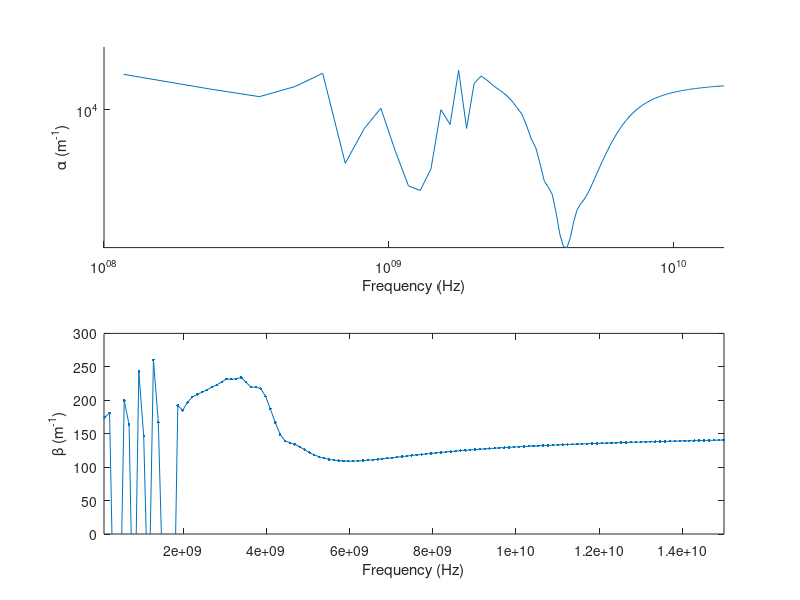

MATLAB code for this plot:
clc;clear all;
f=fopen('FieldEvolutionIn.txt');
l=fgetl(f);
in=1;
while ischar(l)
    %%disp(l);
    text{in}=l;
    data{in}=sscanf(text{in},'%f , %f , %f , %f , %f , %f , %f , %f , %f , %f , %f , %f , %f , %f , %f , %f , %f , %f , %f , %f , %f , %f , %f , %f');
    A1(in)=data{in}(1);
    A2(in)=data{in}(2);
    A3(in)=data{in}(3);
    A4(in)=data{in}(4);
    A5(in)=data{in}(5);
    A6(in)=data{in}(6);
    A7(in)=data{in}(7);
    A8(in)=data{in}(8);
    A9(in)=data{in}(9);
    A10(in)=data{in}(10);
    A11(in)=data{in}(11);
    A12(in)=data{in}(12);
    A13(in)=data{in}(13);
    A14(in)=data{in}(14);
    A15(in)=data{in}(15);
    A16(in)=data{in}(16);
    A17(in)=data{in}(17);
    A18(in)=data{in}(18);
    A19(in)=data{in}(19);
    A20(in)=data{in}(20);
    A21(in)=data{in}(21);
    A22(in)=data{in}(22);
    A23(in)=data{in}(23);
    A24(in)=data{in}(24);
    l=fgetl(f);
    in=in+1;
end

f=fopen('FieldEvolutionOut.txt');
l=fgetl(f);
in=1;
while ischar(l)
    %%disp(l);
    text{in}=l;
    data{in}=sscanf(text{in},'%f , %f , %f , %f , %f , %f , %f , %f , %f , %f , %f , %f , %f , %f , %f , %f , %f , %f , %f , %f , %f , %f , %f , %f');
    A1o(in)=data{in}(1);
    A2o(in)=data{in}(2);
    A3o(in)=data{in}(3);
    A4o(in)=data{in}(4);
    A5o(in)=data{in}(5);
    A6o(in)=data{in}(6);
    A7o(in)=data{in}(7);
    A8o(in)=data{in}(8);
    A9o(in)=data{in}(9);
    A10o(in)=data{in}(10);
    A11o(in)=data{in}(11);
    A12o(in)=data{in}(12);
    A13o(in)=data{in}(13);
    A14o(in)=data{in}(14);
    A15o(in)=data{in}(15);
    A16o(in)=data{in}(16);
    A17o(in)=data{in}(17);
    A18o(in)=data{in}(18);
    A19o(in)=data{in}(19);
    A20o(in)=data{in}(20);
    A21o(in)=data{in}(21);
    A22o(in)=data{in}(22);
    A23o(in)=data{in}(23);
    A24o(in)=data{in}(24);
    l=fgetl(f);
    in=in+1;
end

epsr=0.9999;
a0=1e-4;%0.1mm
c0=2.99792458e8;%Speed of Light (m/s)
f0=c0/a0;%3000GHz
t0=1/f0;%0.33e-12 (s)
mu0=4*pi*(1e-7);% (H/m)
eps0=8.854187817e-12;% (F/m)
I0=1; %(A)
E0=I0/(a0*eps0*c0);%Electric Field
D0=I0/(a0*c0);%Electric Displacement Field
B0=I0/(a0*eps0*c0*c0);%Magnetic Field
H0=I0/(a0);%Magnetizing Field


hold on;

subplot(4,1,1)
hold on;%plot(mag3(mag(A1,A2),mag(A3,A4),mag(A5,A6)));%H
for m=1:length(A5)
        Hyi(m)=A3(m)+i*A4(m);
        Hyi(m)=Hyi(m)*H0;
end
T=100*t0;
Fs=1/T;
L=length(A1);
NFFT=2^nextpow2(L);
FHyi=fft(Hyi,NFFT)/L;
f=Fs/2*linspace(0,1,NFFT/2+1);
%plot(f,2*abs(FHyi(1:NFFT/2+1)));
% plot(f,2*angle(YHz(1:NFFT/2+1)));
xlabel('Frequency (Hz)')
ylabel('|Hyi(f)|');
axis([2e9 15e9 0  1e-3])
%axis([])

%subplot(2,2,2)
%hold on;%plot(mag3(mag(A7,A8),mag(A9,A10),mag(A11,A12)));%B

subplot(4,1,2)
hold on;%plot(mag3(mag(A13,A14),mag(A15,A16),mag(A17,A18)));%E
for m=1:length(A3o)
        Hyo(m)=A3o(m)+i*A4o(m);
        Hyo(m)=Hyo(m)*H0;
end
T=100*t0;
Fs=1/T;
L=length(A1);
NFFT=2^nextpow2(L);
FHyo=fft(Hyo,NFFT)/L;
f=Fs/2*linspace(0,1,NFFT/2+1);

%plot(f,2*abs(FHyo(1:NFFT/2+1)));
xlabel('Frequency (Hz)')
ylabel('|Hyo(A/m)|');
axis([2e9 15e9 0  1e-3])
Gamma=log(FHyi./FHyo)/(0.5e-3);

subplot(2,1,1)
hold on;%plot(mag3(mag(A13,A14),mag(A15,A16),mag(A17,A18)));%E
loglog(f,2*abs(Gamma(1:NFFT/2+1)));
xlabel('Frequency (Hz)')
ylabel('\alpha (m^-^1)');
axis([0.1e9 15e9 0  15000])

% subplot(2,2,4)
% hold on;plot(mag3(mag(A19,A20),mag(A21,A22),mag(A23,A24)));%D

subplot(2,1,2)
plot(f,2*angle(Gamma(1:NFFT/2+1))*(180/pi),'.-');
ylabel('\beta (m^-^1)');
xlabel('Frequency (Hz)')
axis([0.1e9 15e9 0 300])